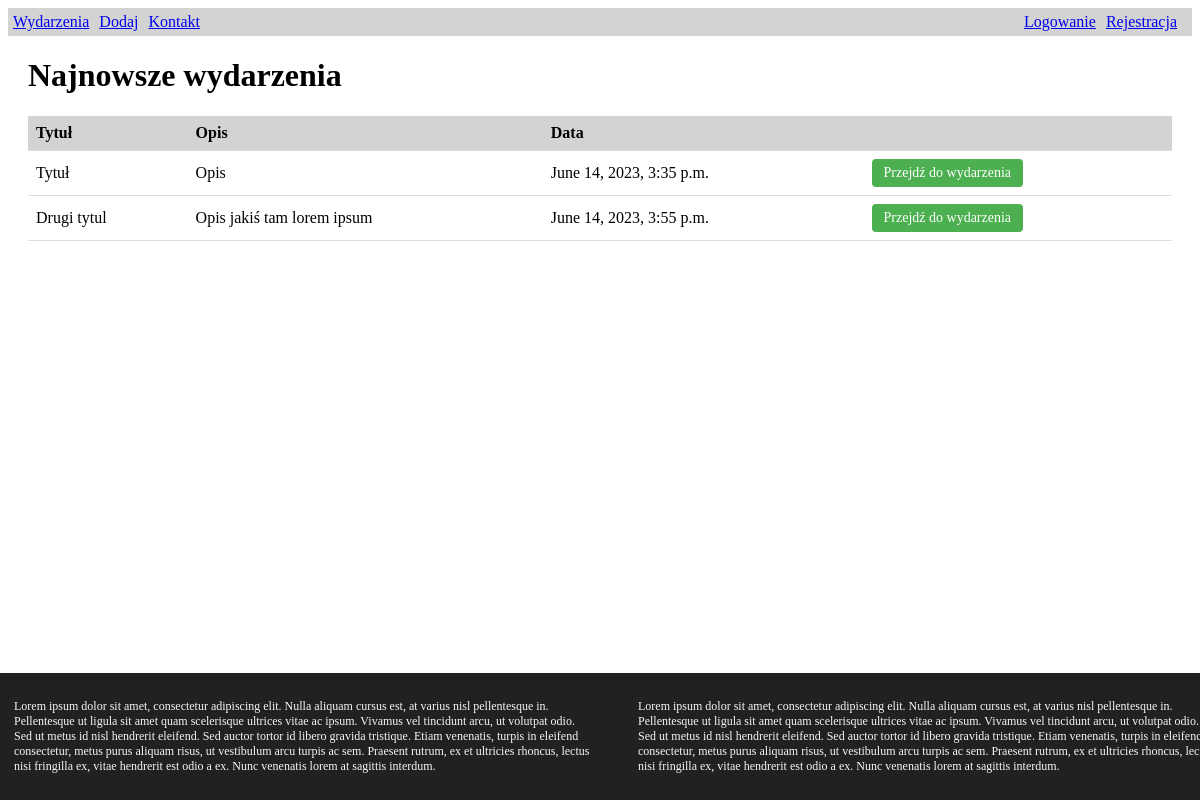
The app's page /, older data.
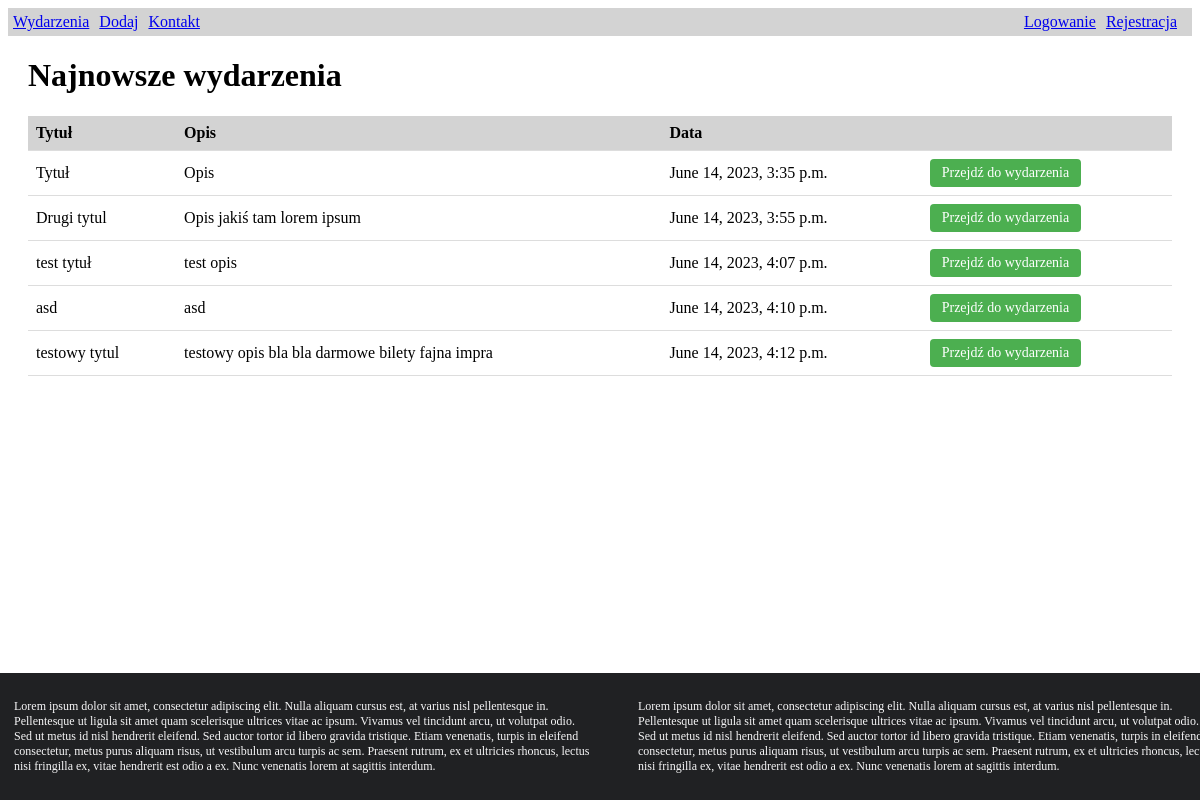
The same page, newer data.
### cms/models.py (models this page shows, shortened)
class Event(models.Model):
    title = models.CharField(max_length=200)
    content = models.TextField()
    author = models.ForeignKey(User, on_delete=models.CASCADE)
    date_added = models.DateTimeField(auto_now=True)

### cms/views.py (the view)
# urls.py: path('', views.index, name='index'),
def index(request):
    events = Event.objects.all()
    return render(request, 'events/index.html', {'events': events})

### cms/templates/events/index.html (shortened to what this page needs)
{% extends 'events/base.html' %}
{% block content %}
    <div class="container">
        <h1>Najnowsze wydarzenia</h1>
        {% if events %}
        <table>
            <tr>
                <th>Tytuł</th>
                <th>Opis</th>
                <th>Data</th>
                <th></th>
            </tr>
            {% for event in events %}
            <tr>
                <td>{{ event.title }}</td>
                <td>{{ event.content|truncatechars:100 }}</td>
                <td>{{ event.date_added }}</td>
                <td><a href="{% url 'cms:event_details' event.id %}" class="btn">Przejdź do wydarzenia</a></td>
            </tr>
            {% empty %}
            <tr>
                <td colspan="4">Brak wydarzeń.</td>
            </tr>
            {% endfor %}
        </table>
        {% else %}
        <p>Brak wydarzeń.</p>
        {% endif %}
    </div>
{% endblock %}

### cms/templates/events/base.html (shortened to what this page needs)
<!DOCTYPE html>
<html>
<head>
    {% load static %}
    <link rel="stylesheet" type="text/css" href="{% static 'css/style.css' %}">
</head>
<body>
    <div id="menu">
        <div class="menu-left">
            <a href="{% url 'cms:index' %}" class="menu-item">Wydarzenia</a>
            {% if user.is_authenticated %}
                <a href="{% url 'cms:add_event' %}" class="menu-item">Dodaj</a>
            {% else %}
                <a href="{% url 'users:login' %}" class="menu-item">Dodaj</a>
            {% endif %}
            <a href="#" class="menu-item">Kontakt</a>
        </div>
        <div class="menu-right">
            {% if user.is_authenticated %}
                <a href="{% url 'users:logout' %}" class="menu-item">Wyloguj</a>
            {% else %}
                <a href="{% url 'users:login' %}" class="menu-item">Logowanie</a>
                <a href="{% url 'users:register' %}" class="menu-item">Rejestracja</a>
            {% endif %}
        </div>
    </div>
    <div id="content">
        {% block content %}
        {% endblock %}
    </div>
    <div id="footer">
        <div class="footer-column">
            <p>Lorem ipsum dolor sit amet, consectetur adipiscing elit. Nulla aliquam cursus est, at varius nisl pellentesque in. Pellentesque ut ligula sit amet quam scelerisque ultrices vitae ac ipsum. Vivamus vel tincidunt arcu, ut volutpat odio. Sed ut metus id nisl hendrerit eleifend. Sed auctor tortor id libero gravida tristique. Etiam venenatis, turpis in eleifend consectetur, metus purus aliquam risus, ut vestibulum arcu turpis ac sem. Praesent rutrum, ex et ultricies rhoncus, lectus nisi fringilla ex, vitae hendrerit est odio a ex. Nunc venenatis lorem at sagittis interdum.</p>
        </div>
        <div class="footer-column">
            <p>Lorem ipsum dolor sit amet, consectetur adipiscing elit. Nulla aliquam cursus est, at varius nisl pellentesque in. Pellentesque ut ligula sit amet quam scelerisque ultrices vitae ac ipsum. Vivamus vel tincidunt arcu, ut volutpat odio. Sed ut metus id nisl hendrerit eleifend. Sed auctor tortor id libero gravida tristique. Etiam venenatis, turpis in eleifend consectetur, metus purus aliquam risus, ut vestibulum arcu turpis ac sem. Praesent rutrum, ex et ultricies rhoncus, lectus nisi fringilla ex, vitae hendrerit est odio a ex. Nunc venenatis lorem at sagittis interdum.</p>
        </div>
    </div>
</body>
</html>

### cms/static/css/style.css (style rules this page uses)
#menu { background-color: lightgray; padding: 5px; display: flex; justify-content: space-between; align-items: center; }
.menu-left { display: flex; align-items: center; }
.menu-right { display: flex; align-items: center; }
#menu a { margin-right: 10px; }
#content { flex: 1; }
#footer { background-color: #202123; font-size: 12px; padding: 14px; color: #F7F7F8; display: flex; justify-content: space-between; position: fixed; left: 0; bottom: 0; width: 100%; }
.footer-column { width: 48%; }
.container { margin: 20px; }
table { width: 100%; border-collapse: collapse; }
table th, table td { padding: 8px; text-align: left; border-bottom: 1px solid #ddd; }
table th { background-color: lightgray; font-weight: bold; }
.btn { background-color: #4CAF50; color: white; padding: 6px 12px; border: none; border-radius: 4px; text-align: center; text-decoration: none; display: inline-block; font-size: 14px; cursor: pointer; }

Row changes from the older to the newer data that the page shows:
added Event: title "test tytuł", content "test opis", date_added "June 14, 2023, 4:07 p.m."
added Event: title "asd", content "asd", date_added "June 14, 2023, 4:10 p.m."
added Event: title "testowy tytul", content "testowy opis bla bla darmowe bilety fajna impra", date_added "June 14, 2023, 4:12 p.m."
